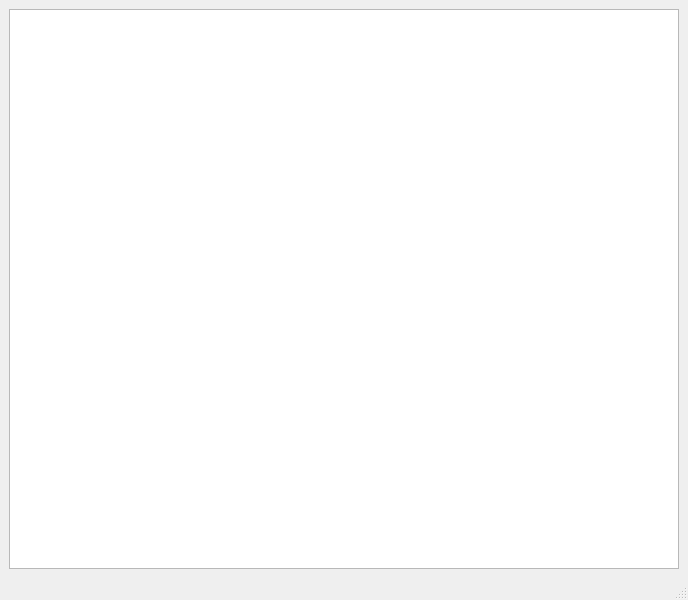
<?xml version="1.0" encoding="UTF-8"?>
<ui version="4.0">
 <class>MainWindow</class>
 <widget class="QMainWindow" name="MainWindow">
  <property name="geometry">
   <rect>
    <x>0</x>
    <y>0</y>
    <width>688</width>
    <height>600</height>
   </rect>
  </property>
  <property name="windowTitle">
   <string>MainWindow</string>
  </property>
  <widget class="QWidget" name="centralwidget">
   <layout class="QHBoxLayout" name="horizontalLayout">
    <item>
     <widget class="QGraphicsView" name="graphicsView"/>
    </item>
   </layout>
  </widget>
  <widget class="QMenuBar" name="menubar">
   <property name="geometry">
    <rect>
     <x>0</x>
     <y>0</y>
     <width>688</width>
     <height>25</height>
    </rect>
   </property>
  </widget>
  <widget class="QStatusBar" name="statusbar"/>
 </widget>
 <resources/>
 <connections/>
</ui>
